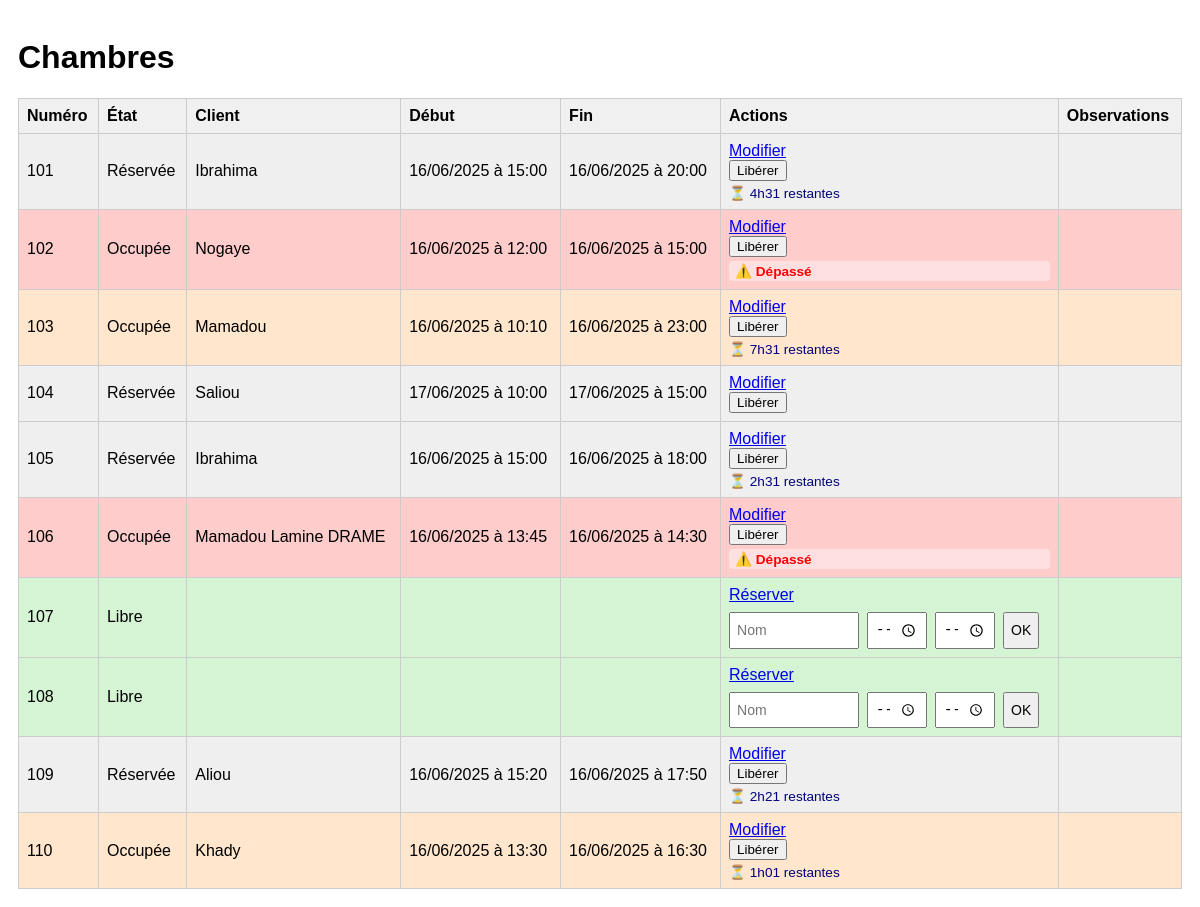
The page / on the database its author committed.
### tables this page shows
CREATE TABLE chambres (
    id INTEGER PRIMARY KEY AUTOINCREMENT,
    numero TEXT NOT NULL,
    etat TEXT CHECK(etat IN ('libre', 'reservee', 'occupee')) NOT NULL DEFAULT 'libre',
    client TEXT,
    datetime_debut TEXT,
    datetime_fin TEXT,
    observations TEXT
);

### App.py (the view)
@app.route('/')
def index():
    chambres = get_chambres()
    return render_template('index.html', chambres=chambres)

### App.py (called while the page is built)
def format_duree(delta):
    total_seconds = int(delta.total_seconds())
    heures = total_seconds // 3600
    minutes = (total_seconds % 3600) // 60
    return f"{heures}h{minutes:02d}"

### templates/index.html (shortened to what this page needs)
<!DOCTYPE html>
<html lang="fr">
<head>
    <link rel="stylesheet" href="{{ url_for('static', filename='style.css') }}">
</head>
<body>
    <h1>Chambres</h1>
    <table>
        <tr>
            <th>Numéro</th>
            <th>État</th>
            <th>Client</th>
            <th>Début</th>
            <th>Fin</th>
            <th>Actions</th>
            <th>Observations</th>
        </tr>
        {% for chambre in chambres %}
        <tr style="background-color: {{ chambre.status_color }};">
            <td>{{ chambre.numero }}</td>
            <td>{{ chambre.etat_libelle }}</td>
            <td>{{ chambre.client or '' }}</td>
            <td>{{ chambre.debut_affichage }}</td>
            <td>{{ chambre.fin_affichage }}</td>
            <td>
                <a href="{{ url_for('reserver', id=chambre.id) }}">
                    {% if chambre.etat == 'libre' %}Réserver{% else %}Modifier{% endif %}
                </a><br>
                {% if chambre.etat in ['reservee', 'occupee'] %}
                    <form method="POST" action="{{ url_for('liberer', id=chambre.id) }}" style="display:inline;">
                        <button type="submit" onclick="return confirm('Libérer cette chambre ?')">Libérer</button>
                    </form>
                {% endif %}
                {% if chambre.etat == 'libre' %}
                    <form method="POST" action="{{ url_for('reservation_rapide', id=chambre.id) }}" class="form-rapide">
                        <input type="text" name="client" placeholder="Nom" required>
                        <input type="time" name="heure_debut" required min="06:00" max="23:59">
                        <input type="time" name="heure_fin" required min="06:00" max="23:59">
                        <button type="submit">OK</button>
                    </form>
                {% endif %}
                {% if chambre.temps_restant %}
                    <div class="temps">⏳ {{ chambre.temps_restant }} restantes</div>
                {% endif %}
                {% if chambre.depassé %}
                    <div class="depasser">⚠️ Dépassé</div>
                {% endif %}
            </td>
            <td>{{ chambre.observations or '' }}</td>
        </tr>
        {% endfor %}
    </table>
</body>
</html>

### static/style.css (style rules this page uses)
body { font-family: sans-serif; padding: 10px; font-size: 16px; }
table { width: 100%; border-collapse: collapse; margin-top: 10px; }
td, th { padding: 8px; border: 1px solid #ccc; text-align: left; }
th { background-color: #f0f0f0; }
.form-rapide { display: flex; flex-direction: column; gap: 6px; margin-top: 8px; }
.form-rapide input, .form-rapide button { width: 100%; box-sizing: border-box; font-size: 14px; padding: 6px; }
.form-rapide button { cursor: pointer; }
@media (min-width: 600px) { .form-rapide { flex-direction: row; flex-wrap: wrap; gap: 8px; } }
@media (min-width: 600px) { .form-rapide input[type="text"] { width: 130px; } }
@media (min-width: 600px) { .form-rapide input[type="time"] { width: 60px; } }
@media (min-width: 600px) { .form-rapide button { width: auto; } }
.temps { font-size: 0.85em; color: navy; margin-top: 4px; }
.depasser { font-size: 0.85em; font-weight: bold; color: red; background: #ffe0e0; padding: 2px 6px; border-radius: 4px; margin-top: 4px; }
tr[style*="lightgreen"] td { background-color: #d4f4d4 !important; }
tr[style*="orange"] td { background-color: #ffe6cc !important; }
tr[style*="gray"] td, tr[style*="lightgray"] td { background-color: #efefef !important; }
tr[style*="red"] td { background-color: #ffcccc !important; }

### rows shown on the page
chambres: numero "101", etat_libelle "Réservée", client "Ibrahima", debut_affichage "16/06/2025 à 15:00", fin_affichage "16/06/2025 à 20:00", etat "Modifier", temps_restant "4h31"
chambres: numero "102", etat_libelle "Occupée", client "Nogaye", debut_affichage "16/06/2025 à 12:00", fin_affichage "16/06/2025 à 15:00", etat "Modifier", shows "⚠️ Dépassé"
chambres: numero "103", etat_libelle "Occupée", client "Mamadou", debut_affichage "16/06/2025 à 10:10", fin_affichage "16/06/2025 à 23:00", etat "Modifier", temps_restant "7h31"
chambres: numero "104", etat_libelle "Réservée", client "Saliou", debut_affichage "17/06/2025 à 10:00", fin_affichage "17/06/2025 à 15:00", etat "Modifier"
chambres: numero "105", etat_libelle "Réservée", client "Ibrahima", debut_affichage "16/06/2025 à 15:00", fin_affichage "16/06/2025 à 18:00", etat "Modifier", temps_restant "2h31"
chambres: numero "106", etat_libelle "Occupée", client "Mamadou Lamine DRAME", debut_affichage "16/06/2025 à 13:45", fin_affichage "16/06/2025 à 14:30", etat "Modifier", shows "⚠️ Dépassé"
chambres: numero "107", etat_libelle "Libre", shows "Réserver"
chambres: numero "108", etat_libelle "Libre", shows "Réserver"
chambres: numero "109", etat_libelle "Réservée", client "Aliou", debut_affichage "16/06/2025 à 15:20", fin_affichage "16/06/2025 à 17:50", etat "Modifier", temps_restant "2h21"
chambres: numero "110", etat_libelle "Occupée", client "Khady", debut_affichage "16/06/2025 à 13:30", fin_affichage "16/06/2025 à 16:30", etat "Modifier", temps_restant "1h01"
